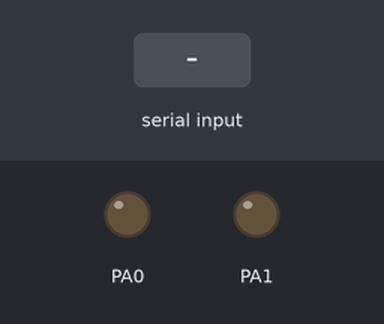
Bench run of a program on a simulated ATmega16, built with avr-gcc and emulated at 8 MHz. On the bench: output pins drawn as LEDs (lit = HIGH). The test bench sets the inputs (shaded band). A simulated second board sends each byte the program waits for after 2 ms; what the program prints to the serial monitor is not drawn.

Above: at 1.2 s.
1.3 s: "1" received over Serial
At 1.6 s:
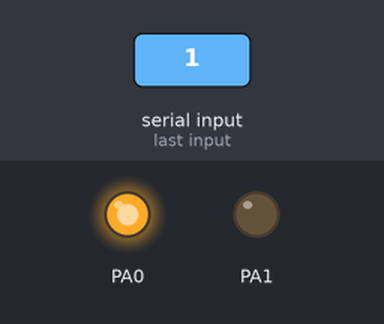
3.8 s: "2" received over Serial
At 4.6 s:
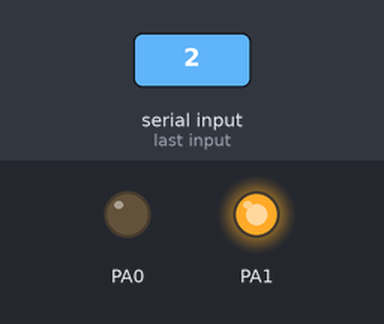
Timing chart, 0 to 6.8 s (numbered marks = the images above; inputs shaded):
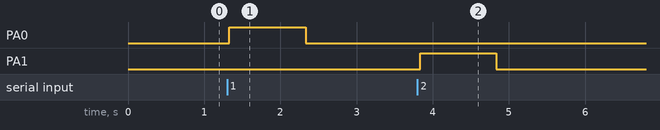

The program:

main.cpp
```cpp
/*
 * PROJECT1_DIEUHOA.cpp
 *
 * Created: 1/3/2021 12:07:42 AM
 * Author : blackhorn
 */
#define F_CPU 8000000UL
#include <avr/io.h>
#include <avr/delay.h>
#include <avr/sfr_defs.h>
#include <avr/interrupt.h>

void send( unsigned char c )
{
	while (bit_is_clear(UCSRA,UDRE));
	UDR = c;
}
unsigned char receive()
{
	while(bit_is_clear(UCSRA,RXC));
	return UDR;
}


int main(void)
{

   DDRA = 0b00000011;
   PORTA = 0b00000000;
   UBRRL = 51;
   UCSRC = (1<<UCSZ1)|(1<<UCSZ0);
   UCSRB = (1<<RXEN)|(1<<TXEN)|(1<<RXCIE);
    while (1)
    {
		send('5');
		_delay_ms(1000);
		if (receive()=='1') {
			PORTA = 0x01;
			_delay_ms(1000);
		}
		else if (receive()=='2')
		{
			PORTA=0b00000010;
			_delay_ms(1000);
		}
		PORTA=0x00;
		UDR=0x00;
	}
}
```

Measured:
- after the input at 1.3 s, PA0: LOW → HIGH at once, → LOW 1.0 s later
- after the input at 3.8 s, PA1: LOW → HIGH at once, → LOW 1.0 s later
